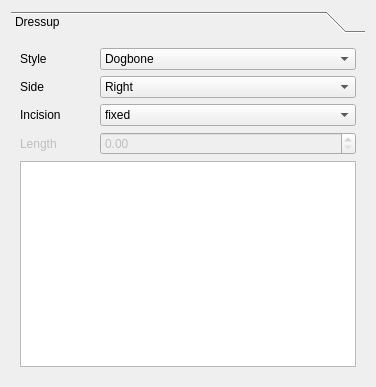
<?xml version="1.0" encoding="UTF-8"?>
<ui version="4.0">
 <class>TaskPanel</class>
 <widget class="QWidget" name="TaskPanel">
  <property name="geometry">
   <rect>
    <x>0</x>
    <y>0</y>
    <width>376</width>
    <height>387</height>
   </rect>
  </property>
  <property name="windowTitle">
   <string>Dogbones</string>
  </property>
  <layout class="QGridLayout" name="gridLayout_2">
   <item row="1" column="0">
    <widget class="QToolBox" name="toolBox">
     <property name="frameShape">
      <enum>QFrame::NoFrame</enum>
     </property>
     <property name="currentIndex">
      <number>0</number>
     </property>
     <widget class="QWidget" name="Dressup">
      <property name="geometry">
       <rect>
        <x>0</x>
        <y>0</y>
        <width>358</width>
        <height>333</height>
       </rect>
      </property>
      <attribute name="label">
       <string>Dressup</string>
      </attribute>
      <layout class="QFormLayout" name="formLayout">
       <item row="0" column="0">
        <widget class="QLabel" name="styleLabel">
         <property name="text">
          <string>Style</string>
         </property>
        </widget>
       </item>
       <item row="0" column="1">
        <widget class="QComboBox" name="styleCombo">
         <property name="toolTip">
          <string>&lt;html&gt;&lt;head/&gt;&lt;body&gt;&lt;p&gt;Select desired style of the bone dressup:&lt;/p&gt;&lt;p&gt;&lt;span style=&quot; font-weight:600; font-style:italic;&quot;&gt;Dogbone&lt;/span&gt; ... take the shortest path to cover the corner,&lt;/p&gt;&lt;p&gt;&lt;span style=&quot; font-weight:600; font-style:italic;&quot;&gt;T-bone&lt;/span&gt; ... extend a certain direction until corner is covered&lt;/p&gt;&lt;/body&gt;&lt;/html&gt;</string>
         </property>
         <item>
          <property name="text">
           <string>Dogbone</string>
          </property>
         </item>
         <item>
          <property name="text">
           <string>T-bone horizontal</string>
          </property>
         </item>
         <item>
          <property name="text">
           <string>T-bone vertical</string>
          </property>
         </item>
         <item>
          <property name="text">
           <string>T-bone long edge</string>
          </property>
         </item>
         <item>
          <property name="text">
           <string>T-bone short edge</string>
          </property>
         </item>
        </widget>
       </item>
       <item row="1" column="0">
        <widget class="QLabel" name="sideLabel">
         <property name="text">
          <string>Side</string>
         </property>
        </widget>
       </item>
       <item row="1" column="1">
        <widget class="QComboBox" name="sideCombo">
         <property name="toolTip">
          <string>&lt;html&gt;&lt;head/&gt;&lt;body&gt;&lt;p&gt;On which side of the profile bones are inserted - this also determines which corners are dressed up. The default value is determined based on the profile being dressed up.&lt;/p&gt;&lt;/body&gt;&lt;/html&gt;</string>
         </property>
         <property name="currentIndex">
          <number>1</number>
         </property>
         <item>
          <property name="text">
           <string>Left</string>
          </property>
         </item>
         <item>
          <property name="text">
           <string>Right</string>
          </property>
         </item>
        </widget>
       </item>
       <item row="2" column="0">
        <widget class="QLabel" name="incisionLabel">
         <property name="text">
          <string>Incision          </string>
         </property>
        </widget>
       </item>
       <item row="2" column="1">
        <widget class="QComboBox" name="incisionCombo">
         <property name="toolTip">
          <string>&lt;html&gt;&lt;head/&gt;&lt;body&gt;&lt;p&gt;Determines the incision length of the bone to be inserted into the profile.&lt;/p&gt;&lt;p&gt;&lt;span style=&quot; font-weight:600; font-style:italic;&quot;&gt;adaptive&lt;/span&gt; ... the length is adapted to cover the corner based on the angle of its edges, taking the current tool radius into account (default)&lt;/p&gt;&lt;p&gt;&lt;span style=&quot; font-weight:600; font-style:italic;&quot;&gt;fixed&lt;/span&gt; ... is the same as adaptive for straight angles. For T-bones it's the radius of the tool (R) and for dogbones it's R * (2/√2 - 1).&lt;/p&gt;&lt;p&gt;&lt;span style=&quot; font-weight:600; font-style:italic;&quot;&gt;custom&lt;/span&gt; ... let's you specify a custom (fixed) length below&lt;/p&gt;&lt;/body&gt;&lt;/html&gt;</string>
         </property>
         <property name="currentIndex">
          <number>2</number>
         </property>
         <item>
          <property name="text">
           <string>adaptive</string>
          </property>
         </item>
         <item>
          <property name="text">
           <string>custom</string>
          </property>
         </item>
         <item>
          <property name="text">
           <string>fixed</string>
          </property>
         </item>
        </widget>
       </item>
       <item row="3" column="1">
        <widget class="QDoubleSpinBox" name="custom">
         <property name="enabled">
          <bool>false</bool>
         </property>
         <property name="toolTip">
          <string>&lt;html&gt;&lt;head/&gt;&lt;body&gt;&lt;p&gt;Enter length for each bone if &lt;span style=&quot; font-weight:600;&quot;&gt;Incision&lt;/span&gt; is set to &lt;span style=&quot; font-weight:600;&quot;&gt;custom&lt;/span&gt;, ignored otherwise.&lt;/p&gt;&lt;/body&gt;&lt;/html&gt;</string>
         </property>
        </widget>
       </item>
       <item row="4" column="0" colspan="2">
        <widget class="QListWidget" name="bones">
         <property name="sizePolicy">
          <sizepolicy hsizetype="Expanding" vsizetype="Expanding">
           <horstretch>0</horstretch>
           <verstretch>0</verstretch>
          </sizepolicy>
         </property>
         <property name="toolTip">
          <string>&lt;html&gt;&lt;head/&gt;&lt;body&gt;&lt;p&gt;List of bone locations (with all bones at that location) that are part of this dressup. The list is determined by the corners in the profile and the selected &lt;span style=&quot; font-weight:600;&quot;&gt;Side&lt;/span&gt; for the bones. &lt;/p&gt;&lt;p&gt;You can &lt;span style=&quot; font-weight:600;&quot;&gt;un-check&lt;/span&gt; the bones you don't want to be dressed up.&lt;/p&gt;&lt;p&gt;If a bone is &lt;span style=&quot; font-weight:600;&quot;&gt;grayed out&lt;/span&gt; it means that it is already dressed up by a previous dressup. Or put another way, if you dress up this dogobone dressup again you will only be able to select the bones that are un-checked here.&lt;/p&gt;&lt;p&gt;If this list is empty it probably means you're trying to create bones on the wrong side of the profile.&lt;/p&gt;&lt;/body&gt;&lt;/html&gt;</string>
         </property>
        </widget>
       </item>
       <item row="3" column="0">
        <widget class="QLabel" name="customLabel">
         <property name="enabled">
          <bool>false</bool>
         </property>
         <property name="text">
          <string>Length</string>
         </property>
        </widget>
       </item>
      </layout>
     </widget>
    </widget>
   </item>
  </layout>
 </widget>
 <resources/>
 <connections/>
</ui>
